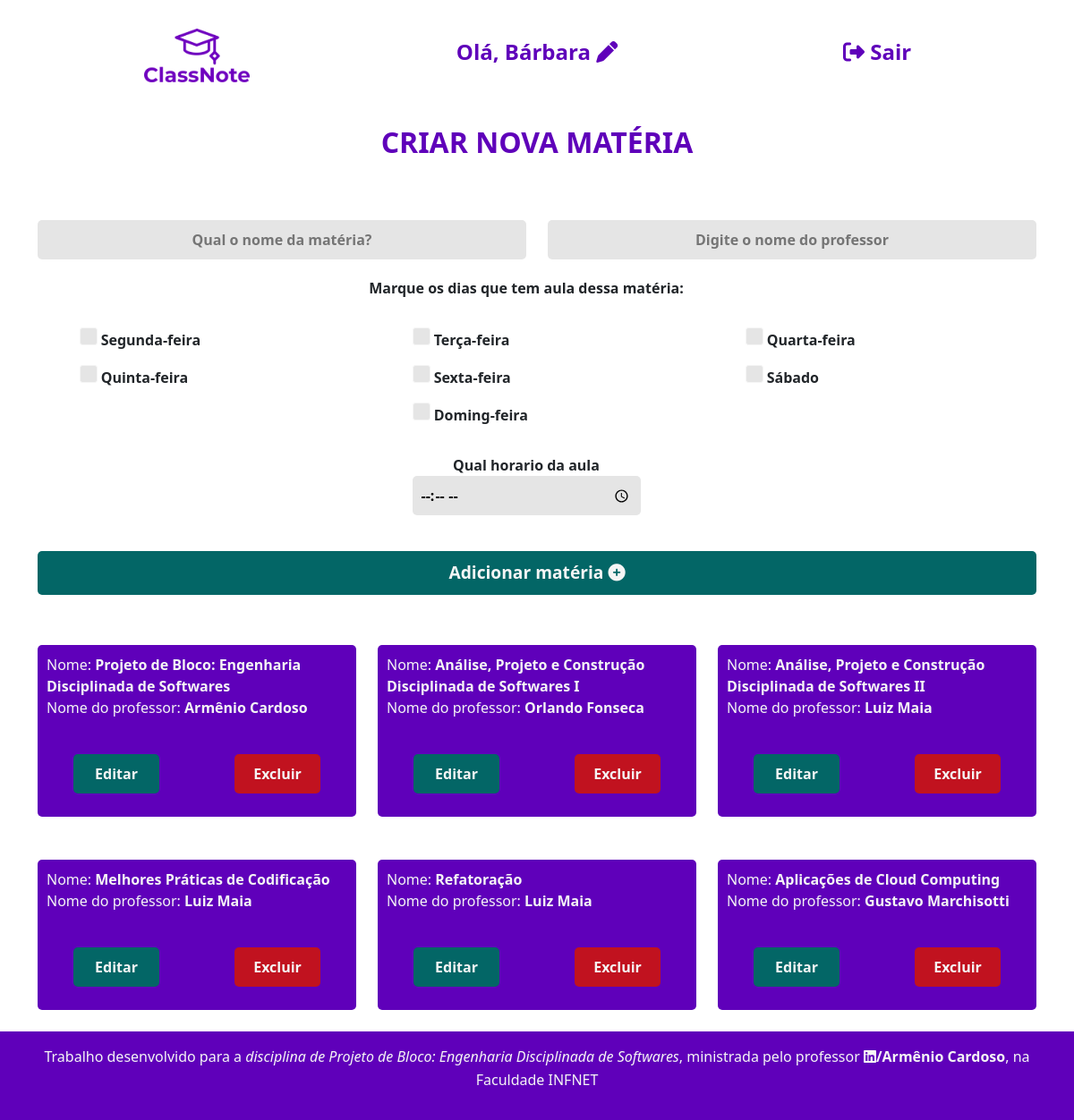
The page /materia.php (signed in) on the database its author committed.
### tables this page shows
CREATE TABLE `materias` (
  `id` int(11) NOT NULL,
  `nome` varchar(255) NOT NULL,
  `professor` varchar(255) NOT NULL,
  `segunda` tinyint(1) NOT NULL,
  `terca` tinyint(1) NOT NULL,
  `quarta` tinyint(1) NOT NULL,
  `quinta` tinyint(1) NOT NULL,
  `sexta` tinyint(1) NOT NULL,
  `sabado` tinyint(1) NOT NULL,
  `domingo` tinyint(1) NOT NULL,
  `hora` time NOT NULL
);

### materia.php (the view, shortened to what this page needs)
<?php
include './includes/head.php';
$id_materia = isset($_GET['id']) ? htmlspecialchars($_GET['id']) : '';
$nome_materia = isset($_GET['nome']) ? htmlspecialchars($_GET['nome']) : '';
$professor_materia = isset($_GET['professor']) ? htmlspecialchars($_GET['professor']) : '';
$segunda = isset($_GET['segunda']) ? htmlspecialchars($_GET['segunda']) : '';
$terca = isset($_GET['terca']) ? htmlspecialchars($_GET['terca']) : '';
$quarta = isset($_GET['quarta']) ? htmlspecialchars($_GET['quarta']) : '';
$quinta = isset($_GET['quinta']) ? htmlspecialchars($_GET['quinta']) : '';
$sexta = isset($_GET['sexta']) ? htmlspecialchars($_GET['sexta']) : '';
$sabado = isset($_GET['sabado']) ? htmlspecialchars($_GET['sabado']) : '';
$domingo = isset($_GET['domingo']) ? htmlspecialchars($_GET['domingo']) : '';
$hora = isset($_GET['hora']) ? htmlspecialchars($_GET['hora']) : '';
?>
    <div class="materia">
        <div class="container">
            <?php include './includes/header.php'; ?>
            <div class="row">
                <div class="col-12 justify-content-center align-items-center text-center my-3">
                    <?php
                        if (isset($_GET['nome'])) {
                            echo "<h2>EDITAR MATÉRIA</h2> <br />";
                        } else {
                            echo "<h2>CRIAR NOVA MATÉRIA</h2> <br />";
                        }
                    ?>
                </div>
            </div>
            <?php
                if (!isset($_GET['id']) && empty($id_materia)) {
                    echo '<form action="./bd/insert_materia.php" method="POST" class="py-3">';
                } else {
                    echo '<form action="./bd/update_materia.php" method="POST" class="py-3">';
                }
            ?>
                <div class="row">
                    <div class="col-xl-6 col-lg-6 col-md-12 col-sm-12">
                        <input type="text" class="my-1 text-center" placeholder="Qual o nome da matéria?" id="materia" name="materia" value="<?php echo isset($nome_materia) ? $nome_materia : ''; ?>" required>
                    </div>
                    <div class="col-xl-6 col-lg-6 col-md-12 col-sm-12">
                        <input type="text" class="my-1 text-center" placeholder="Digite o nome do professor" id="professor" name="professor" value="<?php echo isset($professor_materia) ? $professor_materia : ''; ?>"  required>
                    </div>
                    <div class="row">
                        <div class="col-12 mt-3 text-center">
                            <span><b>Marque os dias que tem aula dessa matéria:</b></span> <br /><br />
                        </div>
                        <div class="col-xl-3 col-lg-3 col-md-12 col-sm-12 my-2 mx-auto">
                            <input type="checkbox" id="segunda" name="segunda" value="segunda" <?php if(isset($segunda) && $segunda == 1) echo 'checked'; ?>>
                            <label for="segunda"> <b>Segunda-feira</b></label>
                        </div>
                        <div class="col-xl-3 col-lg-3 col-md-12 col-sm-12 my-2 mx-auto">
                            <input type="checkbox" id="terca" name="terca" value="terca" <?php if(isset($terca) && $terca == 1) echo 'checked'; ?>>
                            <label for="terca"> <b>Terça-feira</b></label>
                        </div>
                        <div class="col-xl-3 col-lg-3 col-md-12 col-sm-12 my-2 mx-auto">
                            <input type="checkbox" id="quarta" name="quarta" value="quarta" <?php if(isset($quarta) && $quarta == 1) echo 'checked'; ?>>
                            <label for="quarta"> <b>Quarta-feira</b></label>
                        </div>
                        <div class="col-xl-3 col-lg-3 col-md-12 col-sm-12 my-2 mx-auto">
                            <input type="checkbox" id="quinta" name="quinta" value="quinta" <?php if(isset($quinta) && $quinta == 1) echo 'checked'; ?>>
                            <label for="quinta"> <b>Quinta-feira</b></label>
                        </div>
                        <div class="col-xl-3 col-lg-3 col-md-12 col-sm-12 my-2 mx-auto">
                            <input type="checkbox" id="sexta" name="sexta" value="sexta" <?php if(isset($sexta) && $sexta == 1) echo 'checked'; ?>>
                            <label for="sexta"> <b>Sexta-feira</b></label>
                        </div>
                        <div class="col-xl-3 col-lg-3 col-md-12 col-sm-12 my-2 mx-auto">
                            <input type="checkbox" id="sabado" name="sabado" value="sabado" <?php if(isset($sabado) && $sabado == 1) echo 'checked'; ?>>
                            <label for="sabado"> <b>Sábado</b></label>
                        </div>
                        <div class="col-xl-3 col-lg-3 col-md-12 col-sm-12 my-2 mx-auto">
                            <input type="checkbox" id="domingo" name="domingo" value="domingo" <?php if(isset($domingo) && $domingo == 1) echo 'checked'; ?>>
                            <label for="domingo"> <b>Doming-feira</b></label>
                        </div>
                    </div>
                    <div class="row">
                        <div class="col-xl-3 col-lg-3 col-md-12 col-sm-12 my-4 mx-auto text-center">
                            <label for="hora"> <b>Qual horario da aula </b> </label>
                            <input type="time" id="hora" name="hora" value="<?php echo isset($hora) ? $hora : ''; ?>">
                        </div>
                    </div>
                    <div class="col-12">
                        <button type="submit" class="my-3 text-center btn-green">Adicionar matéria <i class="fa-solid fa-circle-plus"></i></button>
                    </div>
                </div>
            </form>
            <div class="row">
            <?php
                include './bd/conexao.php';
                $sql = "SELECT * FROM materias";
                $resultado = $conexao->query($sql);
            if ($resultado->num_rows > 0) {
                while ($row = $resultado->fetch_assoc()) {
                    $id_materia = $row['id'];
                    $nome_materia = $row['nome'];
                    $nome_professor = $row['professor'];
            ?>
                    <div class="col-xl-4 col-lg-4 col-md-12 col-sm-12 my-4">
                        <div class="lista-materia">
                            <span>Nome: <b><?php echo $nome_materia; ?></b></span> <br />
                            <span>Nome do professor: <b><?php echo $nome_professor; ?></b></span><br /><br />
                            <div class="row">
                                <div class="col-xl-4 col-lg-4 col-md-12 col-sm-12 my-3 mx-auto text-center">
                                    <a href="./bd/select_materia.php?id=<?php echo $id_materia; ?>">
                                        <div class="btn-adicionar">
                                            Editar
                                        </div>
                                    </a>
                                </div>
                                <div class="col-xl-4 col-lg-4 col-md-12 col-sm-12 my-3 mx-auto text-center">
                                    <a href="./bd/delete_materia.php?id=<?php echo $id_materia; ?>">
                                        <div class="btn-excluir">
                                            Excluir
                                        </div>
                                    </a>
                                </div>
                            </div>
                        </div>
                    </div>
                <?php
                }
                } else {
                    echo '<div class="text-center"><i>Ainda não criada matérias</i></div>';
                }
                ?>
            </div>
        </div>
    </div>
<?php include './includes/footer.php'; ?>

### css/style.css (style rules this page uses)
:root { --cor-primaria: #5F00BA; --cor-secundaria: #F5F5F5; --cor-vermelha: #c1121f; --cor-verde: #036666; --bg-input: #e5e5e5; }
h2 { font-size: 2rem; }
a { text-decoration: none !important; color: inherit !important; }
input, select, textarea { padding: 10px; width: 100%; height: auto; border: 0px; border-radius: 5px; background: var(--bg-input); font-weight: 600; }
.btn-green { height: auto; width: 100%; padding: 10px; border: 0px; border-radius: 5px; font-weight: 600; background: var(--cor-verde); color: var(--cor-secundaria); font-size: 1.2em; }
input[type="checkbox"] { position: relative; width: 20px; height: 20px; -webkit-appearance: none; -moz-appearance: none; appearance: none; outline: none; }
input[type="checkbox"]::before { content: ''; position: absolute; top: 0; left: 0; width: 100%; height: 100%; border: 1px solid var(--cor-secundaria); border-radius: 3px; }
.btn-adicionar { background: var(--cor-verde); color: var(--cor-secundaria); padding: 10px; font-weight: 600; border-radius: 5px; }
.btn-excluir { background: var(--cor-vermelha); color: var(--cor-secundaria); padding: 10px; font-weight: 600; border-radius: 5px; }
.materia h2 { color: var(--cor-primaria); font-weight: 800; }
.lista-materia { background: var(--cor-primaria); color: var(--cor-secundaria); padding: 10px; border-radius: 5px; }

### rows shown on the page
materias: nome "Projeto de Bloco: Engenharia Disciplinada de Softwares", professor "Armênio Cardoso"
materias: nome "Análise, Projeto e Construção Disciplinada de Softwares I", professor "Orlando Fonseca"
materias: nome "Análise, Projeto e Construção Disciplinada de Softwares II", professor "Luiz Maia"
materias: nome "Melhores Práticas de Codificação", professor "Luiz Maia"
materias: nome "Refatoração", professor "Luiz Maia"
materias: nome "Aplicações de Cloud Computing", professor "Gustavo Marchisotti"

### other values the page prints
$_SESSION['nome_usuario'] "Bárbara"
